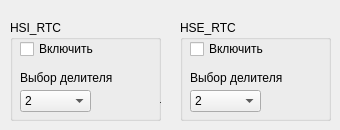
      <widget class="QWidget" name="tab_9">
       <attribute name="title">
        <string>RTC</string>
       </attribute>
       <widget class="QGroupBox" name="groupBox_13">
        <property name="geometry">
         <rect>
          <x>10</x>
          <y>20</y>
          <width>151</width>
          <height>101</height>
         </rect>
        </property>
        <property name="title">
         <string>HSI_RTC</string>
        </property>
        <widget class="QCheckBox" name="checkBox_34">
         <property name="geometry">
          <rect>
           <x>10</x>
           <y>20</y>
           <width>141</width>
           <height>18</height>
          </rect>
         </property>
         <property name="text">
          <string>Включить </string>
         </property>
        </widget>
        <widget class="QComboBox" name="comboBox_14">
         <property name="geometry">
          <rect>
           <x>10</x>
           <y>70</y>
           <width>71</width>
           <height>22</height>
          </rect>
         </property>
         <item>
          <property name="text">
           <string>2</string>
          </property>
         </item>
         <item>
          <property name="text">
           <string>4</string>
          </property>
         </item>
         <item>
          <property name="text">
           <string>8</string>
          </property>
         </item>
         <item>
          <property name="text">
           <string>16</string>
          </property>
         </item>
         <item>
          <property name="text">
           <string>32</string>
          </property>
         </item>
         <item>
          <property name="text">
           <string>64</string>
          </property>
         </item>
         <item>
          <property name="text">
           <string>128</string>
          </property>
         </item>
         <item>
          <property name="text">
           <string>256</string>
          </property>
         </item>
        </widget>
        <widget class="QLabel" name="label_16">
         <property name="geometry">
          <rect>
           <x>10</x>
           <y>50</y>
           <width>111</width>
           <height>16</height>
          </rect>
         </property>
         <property name="text">
          <string>Выбор делителя</string>
         </property>
        </widget>
        <widget class="QLabel" name="label_17">
         <property name="geometry">
          <rect>
           <x>150</x>
           <y>80</y>
           <width>54</width>
           <height>14</height>
          </rect>
         </property>
         <property name="text">
          <string>TextLabel</string>
         </property>
        </widget>
       </widget>
       <widget class="QGroupBox" name="groupBox_14">
        <property name="geometry">
         <rect>
          <x>180</x>
          <y>20</y>
          <width>151</width>
          <height>101</height>
         </rect>
        </property>
        <property name="title">
         <string>HSE_RTC</string>
        </property>
        <widget class="QCheckBox" name="checkBox_35">
         <property name="geometry">
          <rect>
           <x>10</x>
           <y>20</y>
           <width>141</width>
           <height>18</height>
          </rect>
         </property>
         <property name="text">
          <string>Включить </string>
         </property>
        </widget>
        <widget class="QComboBox" name="comboBox_15">
         <property name="geometry">
          <rect>
           <x>10</x>
           <y>70</y>
           <width>71</width>
           <height>22</height>
          </rect>
         </property>
         <item>
          <property name="text">
           <string>2</string>
          </property>
         </item>
         <item>
          <property name="text">
           <string>4</string>
          </property>
         </item>
         <item>
          <property name="text">
           <string>8</string>
          </property>
         </item>
         <item>
          <property name="text">
           <string>16</string>
          </property>
         </item>
         <item>
          <property name="text">
           <string>32</string>
          </property>
         </item>
         <item>
          <property name="text">
           <string>64</string>
          </property>
         </item>
         <item>
          <property name="text">
           <string>128</string>
          </property>
         </item>
         <item>
          <property name="text">
           <string>256</string>
          </property>
         </item>
        </widget>
        <widget class="QLabel" name="label_19">
         <property name="geometry">
          <rect>
           <x>10</x>
           <y>50</y>
           <width>111</width>
           <height>16</height>
          </rect>
         </property>
         <property name="text">
          <string>Выбор делителя</string>
         </property>
        </widget>
       </widget>
      </widget>
